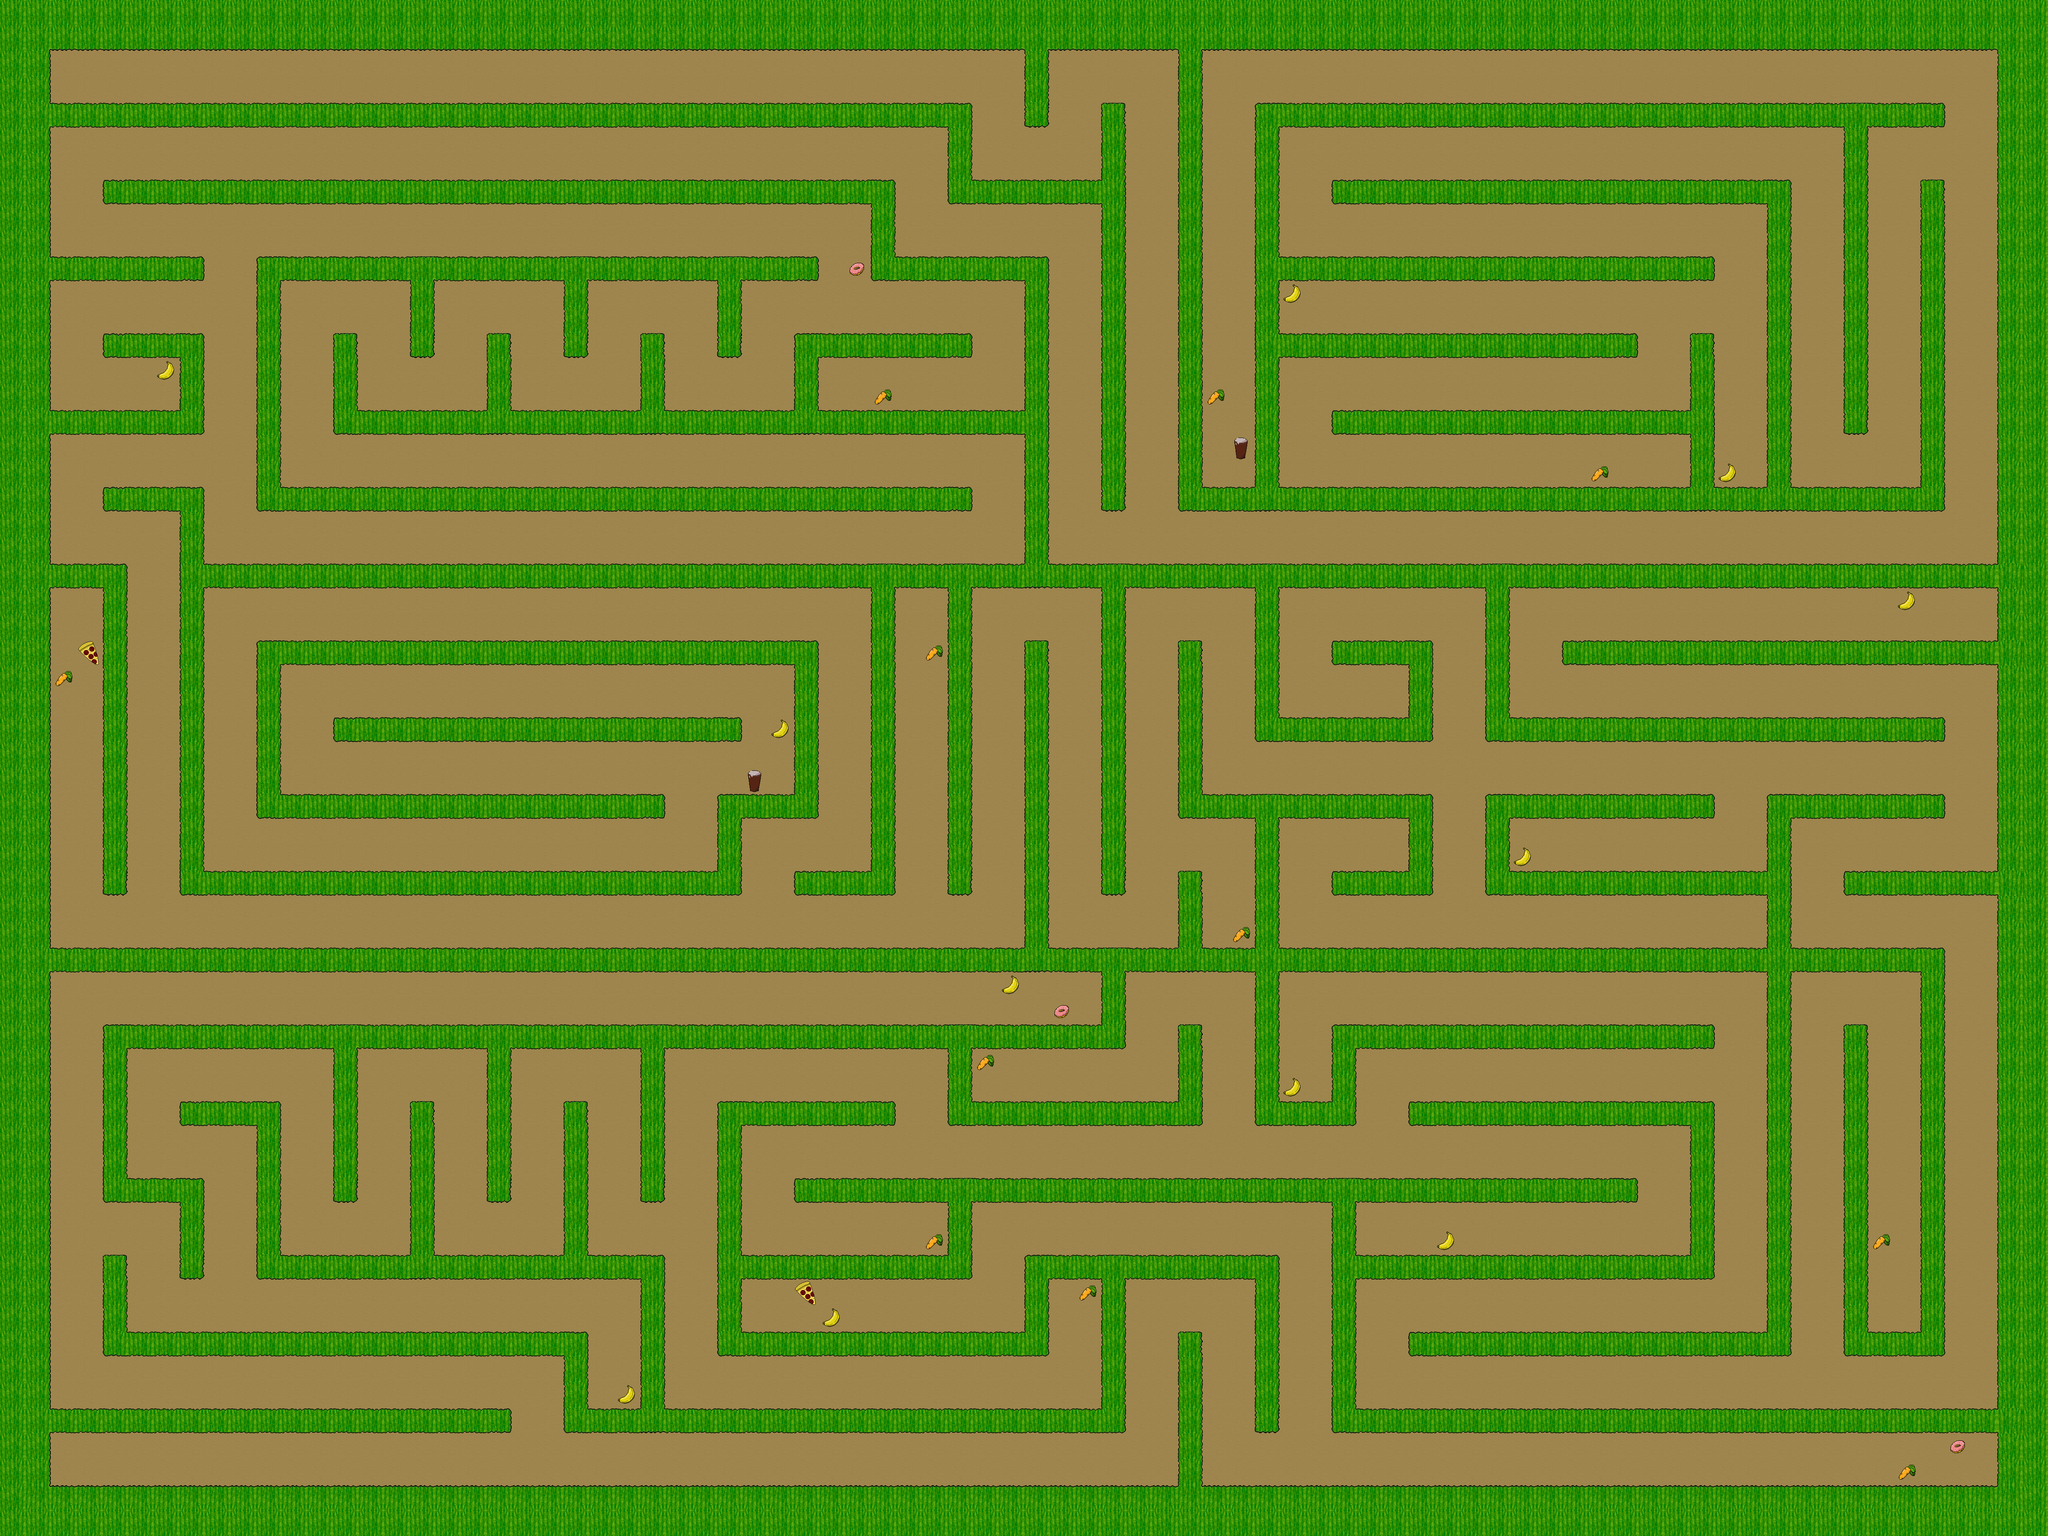

A level layout from a 2D game, rendered from its tile map. Below: a short description, then the map file with tile-grid data replaced by summaries:
An orthogonal 80x60 tile map with 64x64 px tiles, 4 tile layers (ground, wall_tiles, bad_tiles, good_tiles), 2 hidden layers not drawn, 4 tilesets and 158 objects.

<map version="1.2" tiledversion="1.2.2" orientation="orthogonal" renderorder="right-down" width="80" height="60" tilewidth="64" tileheight="64" infinite="0" nextlayerid="14" nextobjectid="160">
 <tileset firstgid="1" name="bad_objects" tilewidth="64" tileheight="64" tilecount="5" columns="5">
  <image source="../bad_objects.png" width="320" height="64" />
 </tileset>
 <tileset firstgid="6" name="good_objects" tilewidth="64" tileheight="64" tilecount="2" columns="2">
  <image source="../good_objects.png" width="128" height="64" />
 </tileset>
 <tileset firstgid="8" name="maali_placeholder" tilewidth="64" tileheight="64" tilecount="1" columns="1">
  <image source="../maali_placeholder.png" width="64" height="64" />
 </tileset>
 <tileset firstgid="9" name="tileset" tilewidth="64" tileheight="64" tilecount="24" columns="24">
  <image source="tileset.png" width="1536" height="64" />
 </tileset>
 <objectgroup id="4" name="startpos">
  <object id="1" x="192" y="3648">
   <point />
  </object>
 </objectgroup>
 <layer id="1" name="ground" width="80" height="60">
  <data>[4800 cells, 4800 non-empty, 1 distinct tile ids]</data>
 </layer>
 <layer id="2" name="wall_tiles" width="80" height="60">
  <data>[4800 cells, 1872 non-empty, 23 distinct tile ids]</data>
 </layer>
 <objectgroup id="8" name="wall_objects">
  <object id="2" x="0" y="0" width="4992" height="128" />
  <object id="3" x="4992" y="0" width="128" height="3840" />
  <object id="4" x="0" y="256" width="128" height="3584" />
  <object id="5" x="128" y="3712" width="4864" height="128" />
  <object id="6" x="128" y="3520" width="1152" height="64" />
  <object id="7" x="256" y="3136" width="64" height="256" />
  <object id="8" x="320" y="3328" width="1088" height="64" />
  <object id="9" x="1408" y="3328" width="64" height="256" />
  <object id="10" x="1600" y="3136" width="64" height="384" />
  <object id="11" x="1408" y="2752" width="64" height="384" />
  <object id="12" x="1024" y="2752" width="64" height="384" />
  <object id="13" x="640" y="2816" width="64" height="384" />
  <object id="14" x="448" y="2752" width="256" height="64" />
  <object id="15" x="704" y="3136" width="896" height="64" />
  <object id="16" x="1216" y="2624" width="64" height="384" />
  <object id="17" x="832" y="2624" width="64" height="384" />
  <object id="18" x="1600" y="2624" width="64" height="384" />
  <object id="19" x="448" y="2944" width="64" height="256" />
  <object id="20" x="256" y="2944" width="192" height="64" />
  <object id="21" x="256" y="2560" width="64" height="384" />
  <object id="22" x="320" y="2560" width="2432" height="64" />
  <object id="23" x="2752" y="2432" width="64" height="192" />
  <object id="24" x="2368" y="2624" width="64" height="192" />
  <object id="25" x="1792" y="2752" width="448" height="64" />
  <object id="26" x="1792" y="2816" width="64" height="576" />
  <object id="27" x="1472" y="3520" width="1280" height="64" />
  <object id="28" x="2752" y="3200" width="64" height="384" />
  <object id="29" x="1856" y="3328" width="704" height="64" />
  <object id="30" x="2560" y="3136" width="64" height="256" />
  <object id="31" x="1856" y="3136" width="512" height="64" />
  <object id="32" x="2368" y="3008" width="64" height="192" />
  <object id="33" x="2432" y="2752" width="512" height="64" />
  <object id="34" x="2944" y="2560" width="64" height="256" />
  <object id="35" x="1984" y="2944" width="2112" height="64" />
  <object id="36" x="3328" y="3008" width="64" height="512" />
  <object id="37" x="2624" y="3136" width="576" height="64" />
  <object id="38" x="3136" y="3200" width="64" height="384" />
  <object id="39" x="2944" y="3328" width="64" height="384" />
  <object id="40" x="3328" y="3520" width="1664" height="64" />
  <object id="41" x="3520" y="3328" width="960" height="64" />
  <object id="42" x="3392" y="3136" width="832" height="64" />
  <object id="43" x="3520" y="2752" width="704" height="64" />
  <object id="44" x="4224" y="2752" width="64" height="448" />
  <object id="45" x="4416" y="1984" width="64" height="1344" />
  <object id="46" x="4480" y="2368" width="384" height="64" />
  <object id="47" x="4800" y="2432" width="64" height="896" />
  <object id="48" x="4608" y="2560" width="64" height="768" />
  <object id="49" x="4608" y="3328" width="256" height="64" />
  <object id="50" x="4608" y="2176" width="384" height="64" />
  <object id="51" x="4480" y="1984" width="384" height="64" />
  <object id="52" x="3712" y="1984" width="64" height="256" />
  <object id="53" x="3776" y="1984" width="512" height="64" />
  <object id="54" x="3776" y="2176" width="640" height="64" />
  <object id="55" x="3392" y="2560" width="896" height="64" />
  <object id="56" x="3328" y="2560" width="64" height="256" />
  <object id="57" x="3136" y="2752" width="192" height="64" />
  <object id="58" x="3136" y="2432" width="64" height="320" />
  <object id="59" x="128" y="2368" width="4288" height="64" />
  <object id="60" x="3904" y="1600" width="1088" height="64" />
  <object id="61" x="3712" y="1472" width="64" height="384" />
  <object id="62" x="3776" y="1792" width="1088" height="64" />
  <object id="63" x="3328" y="1600" width="192" height="64" />
  <object id="64" x="3520" y="1600" width="64" height="256" />
  <object id="65" x="3136" y="1792" width="384" height="64" />
  <object id="66" x="3136" y="1472" width="64" height="320" />
  <object id="67" x="3328" y="2176" width="192" height="64" />
  <object id="68" x="3520" y="1984" width="64" height="256" />
  <object id="69" x="2944" y="1984" width="576" height="64" />
  <object id="70" x="2944" y="1600" width="64" height="384" />
  <object id="71" x="3136" y="2048" width="64" height="320" />
  <object id="72" x="2944" y="2176" width="64" height="192" />
  <object id="73" x="2752" y="1472" width="64" height="768" />
  <object id="74" x="2560" y="1600" width="64" height="768" />
  <object id="75" x="2368" y="1472" width="64" height="768" />
  <object id="76" x="2176" y="1472" width="64" height="704" />
  <object id="77" x="1984" y="2176" width="256" height="64" />
  <object id="78" x="1984" y="1600" width="64" height="384" />
  <object id="79" x="1792" y="1984" width="256" height="64" />
  <object id="80" x="1792" y="2048" width="64" height="192" />
  <object id="81" x="640" y="1600" width="1344" height="64" />
  <object id="82" x="640" y="1664" width="64" height="384" />
  <object id="83" x="704" y="1984" width="960" height="64" />
  <object id="84" x="832" y="1792" width="1024" height="64" />
  <object id="85" x="448" y="2176" width="1344" height="64" />
  <object id="86" x="448" y="1280" width="64" height="896" />
  <object id="87" x="256" y="1216" width="256" height="64" />
  <object id="88" x="128" y="1408" width="192" height="64" />
  <object id="89" x="256" y="1472" width="64" height="768" />
  <object id="90" x="512" y="1408" width="4480" height="64" />
  <object id="91" x="3136" y="256" width="1728" height="64" />
  </objectgroup>
 <objectgroup id="9" name="goal_blocking_object">
  <!-- 1 objects omitted --></objectgroup>
 <objectgroup id="10" name="goal_object">
  <!-- 1 objects omitted --></objectgroup>
 <layer id="6" name="goal_ground" width="80" height="60" visible="0">
  <data>[4800 cells, 8 non-empty, 1 distinct tile ids]</data>
 </layer>
 <layer id="5" name="goal" width="80" height="60" visible="0">
  <data>[4800 cells, 6 non-empty, 2 distinct tile ids]</data>
 </layer>
 <layer id="11" name="bad_tiles" width="80" height="60">
  <data>[4800 cells, 7 non-empty, 3 distinct tile ids]</data>
 </layer>
 <objectgroup id="12" name="bad_objects">
  <!-- 7 objects omitted --></objectgroup>
 <layer id="7" name="good_tiles" width="80" height="60">
  <data>[4800 cells, 22 non-empty, 2 distinct tile ids]</data>
 </layer>
 <objectgroup id="13" name="good_objects">
  <!-- 22 objects omitted --></objectgroup>
</map>
<!-- 67 of 158 objects omitted -->
